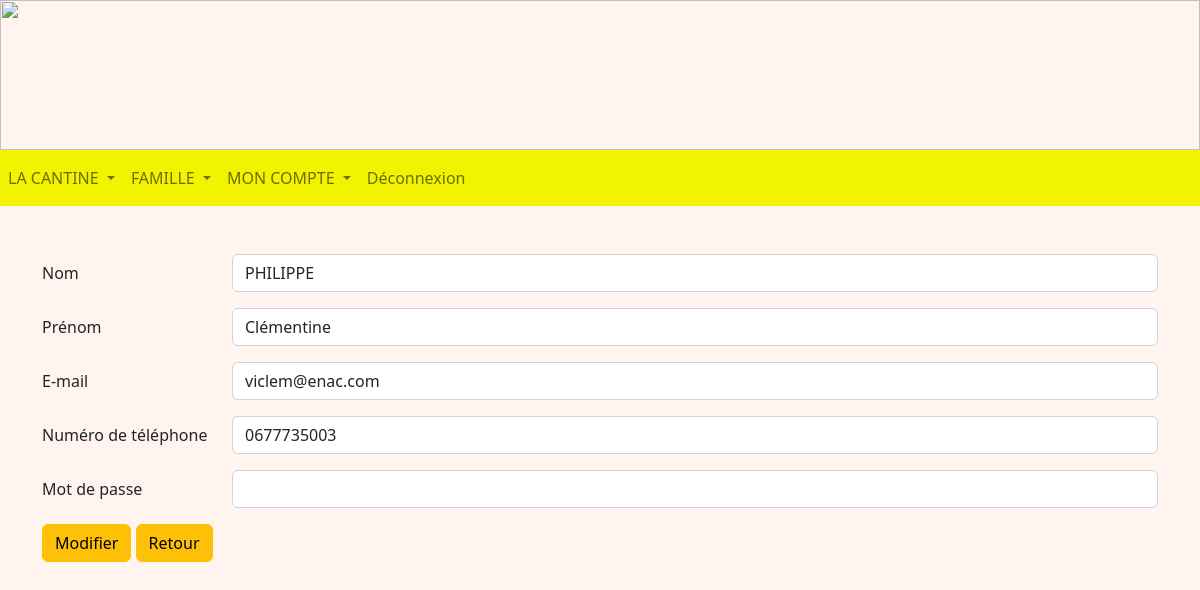
The app's page /info2 (signed in) with its own data.
### tables this page shows
CREATE TABLE Representant (
  code_representant integer primary key autoincrement,
  nom_representant TEXT NOT NULL,
  prenom_representant TEXT NOT NULL,
  telephone TEXT,
  email TEXT,
  identifiant TEXT NOT NULL,
  FOREIGN KEY (identifiant) REFERENCES Compte(identifiant)
);

### representant.py (the view, shortened to what this page needs)
@app.route('/info2', methods = ["GET", "POST"])
@login_required
def info2():
    db = get_db()
    cur = db.cursor()
    user = cur.execute("SELECT type_compte FROM Compte WHERE identifiant = ?", (flask_login.current_user.name, )).fetchone()
    if user[0] == 'Representant':
        info = cur.execute("SELECT * FROM Representant WHERE identifiant = ?",(flask_login.current_user.name, )).fetchone()
        enfants = cur.execute("SELECT code_enfant, prenom_enfant FROM Enfant AS E INNER JOIN Representant AS R ON E.code_representant = R.code_representant WHERE R.identifiant = ? ORDER BY prenom_enfant", (flask_login.current_user.name, )).fetchall()
        return render_template('R_modifInfo.html', info = info, enfants = enfants)
    if user[0] == 'Admin':
        return redirect(url_for('accueilAdmin'))
    return redirect(url_for('accueilEnseignant'))

### main.py (called while the page is built)
@login_manager.user_loader
def load_user(user_id):
    db = get_db()
    cur = db.cursor()
    user = cur.execute('SELECT identifiant, mot_de_passe FROM Compte WHERE identifiant=?', (user_id, )).fetchone()
    return User(user[0], user[1])

def get_db():
    if 'db' not in g:
        g.db = sqlite3.connect(DATABASE)
    return g.db

@app.teardown_appcontext
def close_connection(exception):
    db = g.pop('db', None)
    if db is not None:
        db.close()

### templates/R_modifInfo.html (shortened to what this page needs)
<!DOCTYPE html>
<html>
<head>
    {% extends "R_layout.html" %}
    {% block content %}
    <div class="container mt-5">
        <form method="POST">
            <div class="mb-3 row">
                <label for="name" class="col-sm-2 col-form-label">Nom</label>
                <div class="col-sm-10">
                    <input class="form-control" type="text" value="{{info[1]}}" aria-label="readonly input example"
                        readonly>
                </div>
            </div>
            <div class="mb-3 row">
                <label for="name" class="col-sm-2 col-form-label">Prénom</label>
                <div class="col-sm-10">
                    <input class="form-control" type="text" value="{{info[2]}}" aria-label="readonly input example"
                        readonly>
                </div>
            </div>
            <div class="mb-3 row">
                <label for="e-mail" class="col-sm-2 col-form-label">E-mail</label>
                <div class="col-sm-10">
                    <input name="e-mail" id="e-mail" class="form-control" type="text" value="{{info[4]}}"
                        aria-label="default input example">
                </div>
            </div>
            <div class="mb-3 row">
                <label for="phone" class="col-sm-2 col-form-label">Numéro de téléphone</label>
                <div class="col-sm-10">
                    <input name="phone" id="phone" class="form-control" type="text" value="{{info[3]}}"
                        aria-label="default input example">
                </div>
            </div>
            <div class="mb-3 row">
                <label for="password" class="col-sm-2 col-form-label">Mot de passe</label>
                <div class="col-sm-10">
                    <input name="password" id="password" class="form-control" type="password" value=""
                        aria-label="default input example">
                </div>
            </div>
            <button type="submit" class="btn btn-warning mb-3">Modifier</button>
            <a href="/info" class="btn btn-warning mb-3">Retour</a>
        </form>
    </div>
    {% endblock %}

### static/css/main.css (style rules this page uses)
body { background-repeat: no-repeat; background-color:rgb(265,245,238); height: 110px; margin: 0px; }

### records on screen
Representant: nom_representant "PHILIPPE", prenom_representant "Clémentine", e-mail "viclem@enac.com", phone "0677735003"
